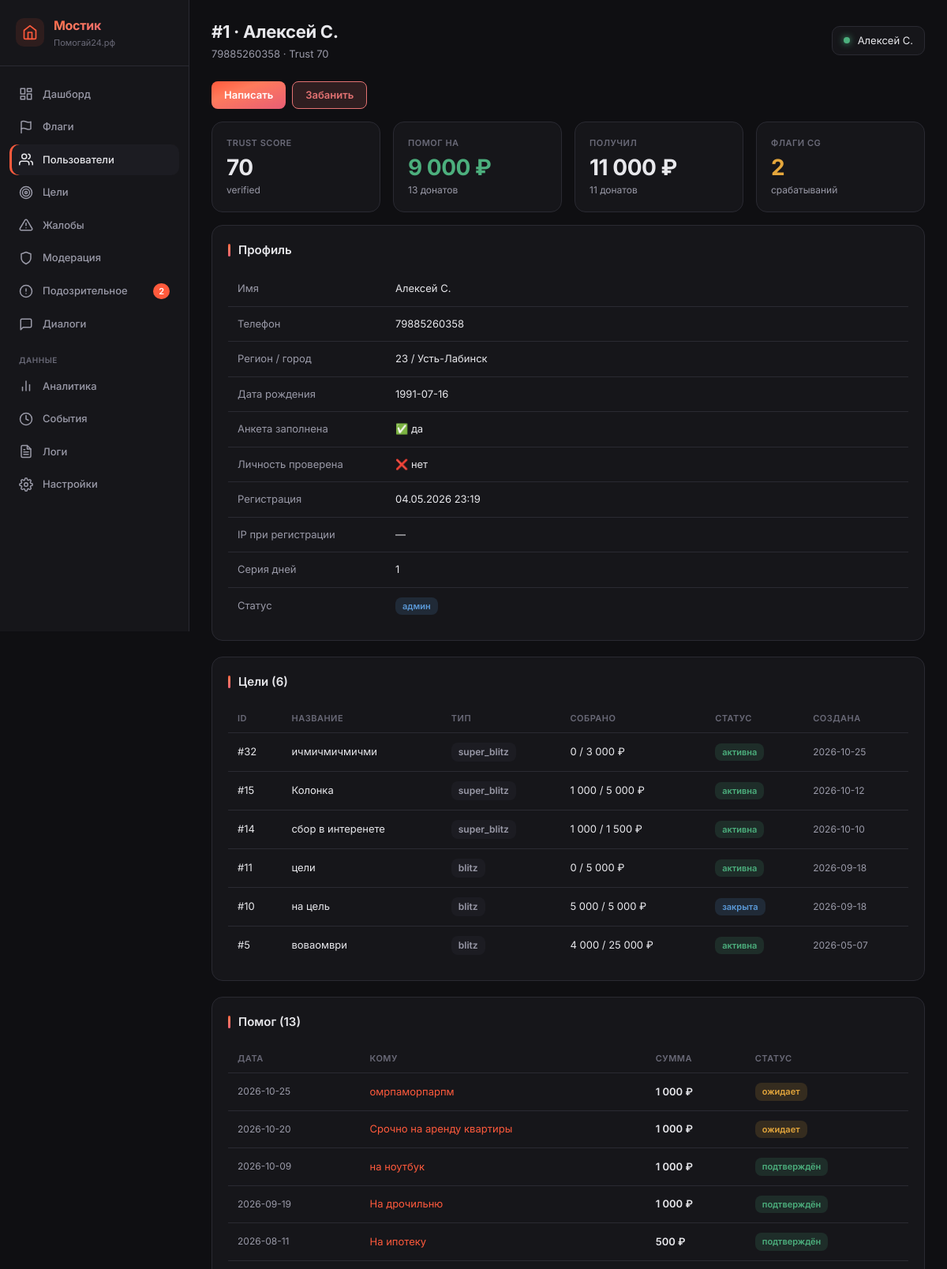
/_metrics/users/1 (signed in, upper part), run on an earlier commit of the app's database.
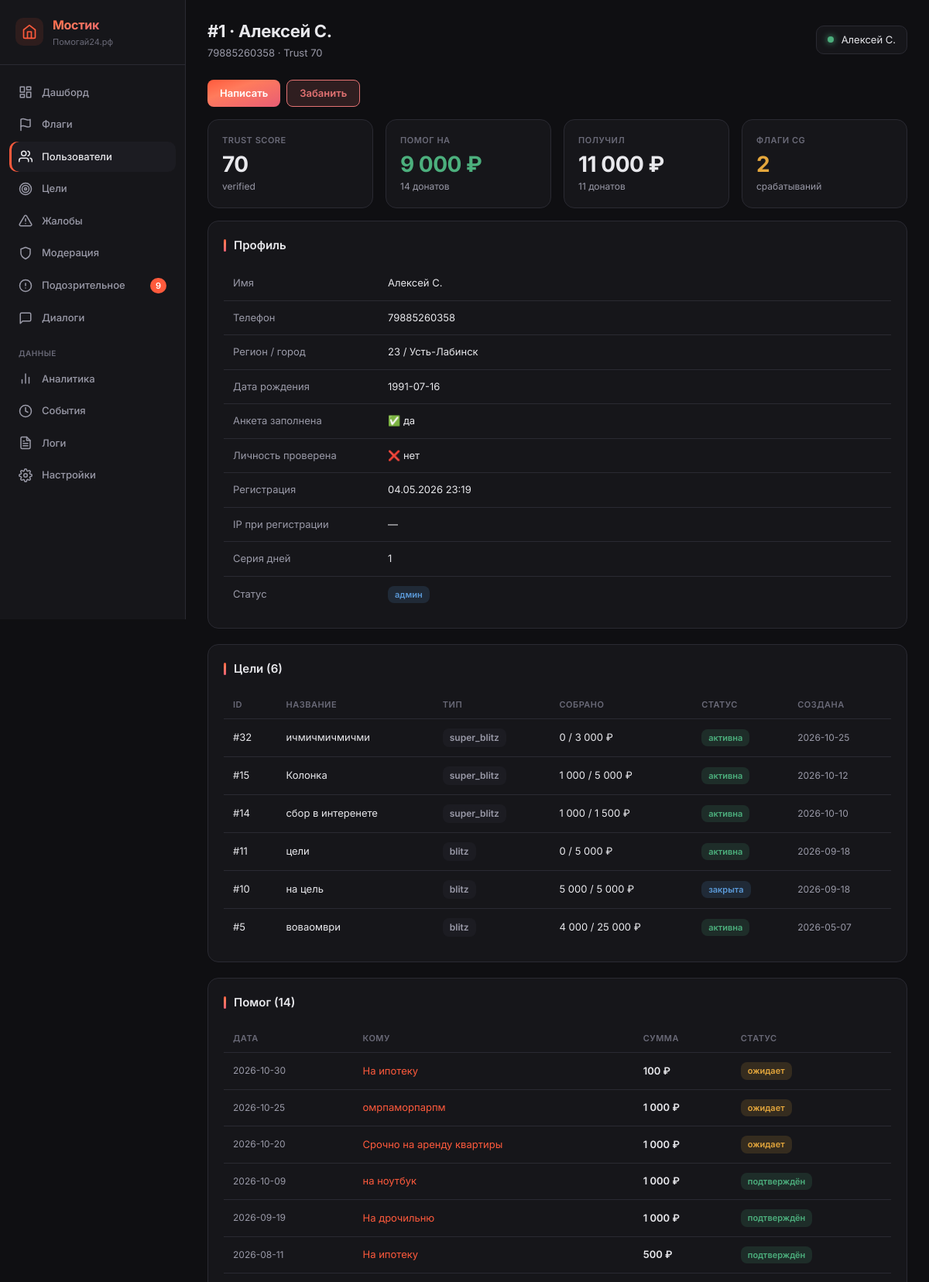
And on a later commit of the database.
### tables this page shows
CREATE TABLE "goals" (
        id INTEGER PRIMARY KEY AUTOINCREMENT,
        user_id INTEGER NOT NULL,
        type TEXT NOT NULL CHECK(type IN ('super_blitz','blitz','serious','urgent','group')),
        title TEXT NOT NULL,
        description TEXT NULL,
        photo_url TEXT NULL,
        amount_goal REAL NOT NULL,
        amount_collected REAL DEFAULT 0.00,
        ends_at TEXT NULL,
        status TEXT DEFAULT 'draft' CHECK(status IN ('draft','active','frozen','completed','failed','lightning_failed','hidden')),
        trial_ends_at TEXT NULL,
        subscription_active_until TEXT NULL,
        last_boosted_at TEXT NULL,
        is_lightning INTEGER DEFAULT 0,
        lightning_started_at TEXT NULL,
        moderation_status TEXT DEFAULT 'pending',
        completion_type TEXT DEFAULT 'organic',
        is_seed INTEGER DEFAULT 0,
        views_count INTEGER DEFAULT 0,
        views_24h INTEGER DEFAULT 0,
        donations_count INTEGER DEFAULT 0,
        donations_24h INTEGER DEFAULT 0,
        created_at TEXT DEFAULT (datetime('now')), photos TEXT, moderation_comment TEXT, moderated_at TEXT, moderated_by INTEGER, resubmission_count INTEGER DEFAULT 0, is_resubmission INTEGER DEFAULT 0, rejection_categories TEXT, hidden_by_ban INTEGER DEFAULT 0,
        FOREIGN KEY (user_id) REFERENCES users(id)
    );

CREATE TABLE donations (
            id INTEGER PRIMARY KEY AUTOINCREMENT,
            goal_id INTEGER NOT NULL,
            donor_id INTEGER NULL,
            amount_reported REAL NOT NULL,
            status TEXT NOT NULL CHECK(status IN ('donor_confirmed','recipient_confirmed','completed','disputed')),
            is_anonymous INTEGER DEFAULT 0,
            is_seed INTEGER DEFAULT 0,
            warm_word TEXT NULL,
            donor_confirmed_at TEXT DEFAULT (datetime('now')),
            recipient_confirmed_at TEXT NULL,
            completed_at TEXT NULL,
            dispute_reason TEXT NULL,
            donor_to_recipient_count INTEGER DEFAULT 1,
            referred_by INTEGER NULL, ip_address TEXT,
            FOREIGN KEY (goal_id) REFERENCES goals(id),
            FOREIGN KEY (donor_id) REFERENCES users(id)
        );

### main.py (the view)
@app.route('/_metrics/users/<int:user_id>')
@admin_required
def metrics_user_detail(user_id):
    admin = get_current_user()
    db = get_db()
    u = db.execute("SELECT * FROM users WHERE id = ?", (user_id,)).fetchone()
    if not u:
        abort(404)
    goals = db.execute(
        "SELECT * FROM goals WHERE user_id = ? ORDER BY id DESC",
        (user_id,)
    ).fetchall()
    donations_sent = db.execute(
        """SELECT d.*, g.title as goal_title, g.id as goal_id,
                  COALESCE(NULLIF(gu.name, ''), gu.phone) as recipient_name
           FROM donations d
           JOIN goals g ON d.goal_id = g.id
           JOIN users gu ON g.user_id = gu.id
           WHERE d.donor_id = ?
           ORDER BY d.id DESC LIMIT 50""",
        (user_id,)
    ).fetchall()
    donations_received = db.execute(
        """SELECT d.*, g.title as goal_title, g.id as goal_id,
                  COALESCE(NULLIF(du.name, ''), du.phone) as donor_name
           FROM donations d
           JOIN goals g ON d.goal_id = g.id
           LEFT JOIN users du ON d.donor_id = du.id
           WHERE g.user_id = ?
           ORDER BY d.id DESC LIMIT 50""",
        (user_id,)
    ).fetchall()
    flags = db.execute(
        "SELECT * FROM content_guard_log WHERE user_id = ? ORDER BY id DESC LIMIT 30",
        (user_id,)
    ).fetchall()
    reports_made = db.execute(
        "SELECT r.*, g.title as goal_title FROM reports r JOIN goals g ON r.goal_id = g.id WHERE r.reporter_id = ? ORDER BY r.id DESC LIMIT 20",
        (user_id,)
    ).fetchall()
    reports_received = db.execute(
        """SELECT r.*, g.title as goal_title FROM reports r
           JOIN goals g ON r.goal_id = g.id
           WHERE g.user_id = ? ORDER BY r.id DESC LIMIT 20""",
        (user_id,)
    ).fetchall()
    dialogs = db.execute(
        "SELECT * FROM admin_dialogs WHERE user_id = ? ORDER BY id DESC LIMIT 10",
        (user_id,)
    ).fetchall()
    total_sent = db.execute(
        "SELECT COALESCE(SUM(amount_reported), 0) FROM donations WHERE donor_id = ? AND status IN ('recipient_confirmed','completed')",
        (user_id,)
    ).fetchone()[0]
    total_received = db.execute(
        "SELECT COALESCE(SUM(d.amount_reported), 0) FROM donations d JOIN goals g ON d.goal_id = g.id WHERE g.user_id = ? AND d.status IN ('recipient_confirmed','completed')",
        (user_id,)
    ).fetchone()[0]
    counts = get_sidebar_counts(db)
    return render_template('_metrics/user_detail.html',
        user=admin,
        active='users',
        counts=counts,
        u=u,
        goals=goals,
        donations_sent=donations_sent,
        donations_received=donations_received,
        flags=flags,
        reports_made=reports_made,
        reports_received=reports_received,
        dialogs=dialogs,
        total_sent=total_sent,
        total_received=total_received,
    )

### main.py (called while the page is built)
def get_current_user():
    if 'user_id' in session:
        db = get_db()
        try:
            user = db.execute("SELECT * FROM users WHERE id = ?", (session['user_id'],)).fetchone()
            if user and user['is_banned']:
                return None
            return user
        except sqlite3.Error as e:
            logger.error(f'[get_current_user] Ошибка БД: {e}')
            return None
    return None

def admin_required(f):
    @wraps(f)
    def wrap(*args, **kwargs):
        user = get_current_user()
        if not user or not user['is_admin']:
            abort(404)
        if request.method == 'POST' and not check_csrf():
            abort(403)
        return f(*args, **kwargs)
    return wrap

def get_csrf_token():
    if 'csrf_token' not in session:
        session['csrf_token'] = _secrets.token_urlsafe(32)
    return session['csrf_token']

### models.py (called while the page is built)
def _create_connection():
    conn = sqlite3.connect(DATABASE, timeout=30)
    conn.row_factory = sqlite3.Row
    conn.execute("PRAGMA journal_mode=WAL")
    conn.execute("PRAGMA synchronous=NORMAL")
    conn.execute("PRAGMA busy_timeout=30000")
    conn.execute("PRAGMA foreign_keys = ON")
    return conn

### templates/_metrics/user_detail.html (shortened to what the changed rows need)
{% extends "_metrics/base.html" %}
{% block content %}
<div class="m-grid m-grid-4" style="margin-bottom: 16px;">
    <div class="m-card">
        <div class="m-card-label">Помог на</div>
        <div class="m-card-value success">{{ "{:,.0f}".format(total_sent).replace(",", " ") }} ₽</div>
        <div class="m-card-sub">{{ donations_sent|length }} донатов</div>
    </div>
</div>
<div class="m-section">
    {% if goals %}
    <table class="m-table">
        <thead><tr><th>ID</th><th>Название</th><th>Тип</th><th>Собрано</th><th>Статус</th><th>Создана</th></tr></thead>
        <tbody>
            {% for g in goals %}
            <tr onclick="location.href='/_metrics/goals/{{ g.id }}'" style="cursor: pointer;">
                <td>#{{ g.id }}</td>
                <td>{{ g.title }}</td>
                <td><span class="m-badge muted">{{ g.type }}</span></td>
                <td>{{ "{:,.0f}".format(g.amount_collected).replace(",", " ") }} / {{ "{:,.0f}".format(g.amount_goal).replace(",", " ") }} ₽</td>
                <td>
                    {% if g.status == 'active' %}<span class="m-badge success">активна</span>
                    {% elif g.status == 'completed' %}<span class="m-badge info">закрыта</span>
                    {% elif g.status == 'hidden' %}<span class="m-badge danger">скрыта</span>
                    {% else %}<span class="m-badge muted">{{ g.status }}</span>{% endif %}
                </td>
                <td class="muted">{{ g.created_at[:10] }}</td>
            </tr>
            {% endfor %}
        </tbody>
    </table>
    {% else %}
    <div class="m-empty">Нет целей.</div>
    {% endif %}
</div>
<div class="m-section">
    <div class="m-section-title">Помог ({{ donations_sent|length }})</div>
    {% if donations_sent %}
    <table class="m-table">
        <thead><tr><th>Дата</th><th>Кому</th><th>Сумма</th><th>Статус</th></tr></thead>
        <tbody>
            {% for d in donations_sent %}
            <tr>
                <td class="muted">{{ d.donor_confirmed_at[:10] }}</td>
                <td><a href="/_metrics/goals/{{ d.goal_id }}" style="color: var(--m-sunset-1); text-decoration: none;">{{ d.goal_title }}</a></td>
                <td style="font-weight: 600;">{{ "{:,.0f}".format(d.amount_reported).replace(",", " ") }} ₽</td>
                <td>
                    {% if d.status == 'recipient_confirmed' %}<span class="m-badge success">подтверждён</span>
                    {% elif d.status == 'donor_confirmed' %}<span class="m-badge warning">ожидает</span>
                    {% else %}<span class="m-badge muted">{{ d.status }}</span>{% endif %}
                </td>
            </tr>
            {% endfor %}
        </tbody>
    </table>
    {% else %}
    <div class="m-empty">Не помогал.</div>
    {% endif %}
</div>
{% endblock %}

### templates/_metrics/base.html (shortened to what the changed rows need)
<!DOCTYPE html>
<html lang="ru">
<head>
    <link rel="stylesheet" href="/static/_metrics.css?v=3">
</head>
<body>
    <div class="m-layout">
        <aside class="m-sidebar">
            <nav class="m-nav">
                <a href="/_metrics/suspicious" class="m-nav-item {% if active == 'suspicious' %}active{% endif %}">
                    <svg viewBox="0 0 24 24" fill="none" stroke="currentColor" stroke-linecap="round" stroke-linejoin="round"><circle cx="12" cy="12" r="10"/><line x1="12" y1="8" x2="12" y2="12"/><line x1="12" y1="16" x2="12.01" y2="16"/></svg>
                    Подозрительное
                    {% if counts and counts.suspicious %}<span class="m-nav-badge">{{ counts.suspicious }}</span>{% endif %}
                </a>
            </nav>
        </aside>
        <main class="m-content">
            {% block content %}{% endblock %}
        </main>
    </div>
</body>
</html>

What changed in the data, as far as the page shows it:
added donations: donor_confirmed_at "2026-10-30", goal_title "На ипотеку", amount_reported "100", status "ожидает"
Also different on the page:
{{ counts.suspicious }}: "2" → "9"
{{ donations_sent|length }}: "13" → "14"
